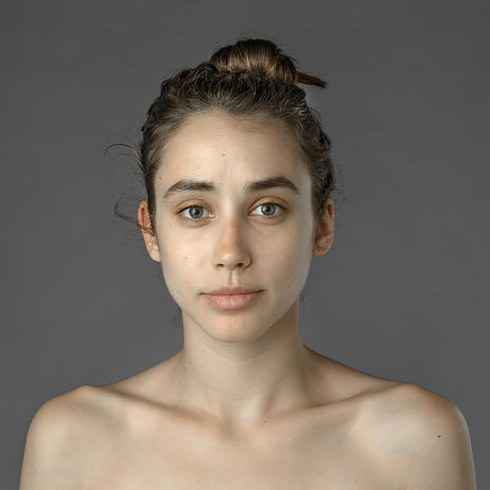
#> input picture face.jpg, 490 x 490 px
$ python basicgeometrictranrotation.py
#> lines starting #> are read from the running program, lines starting #| are printed output that depends on the picture
import cv2
img = cv2.imread("face.jpg")
#> img is the input picture: shape (490, 490, 3); mean B, G, R 98, 107.3, 116.2
cv2.imshow("ORIGINAL",img)
rows,cols,ch = img.shape
#> rows = 490; cols = 490; ch = 3
matrix = cv2.getRotationMatrix2D((cols/2,rows/2),90,1)
rot_img = cv2.warpAffine(img,matrix,(cols,rows))
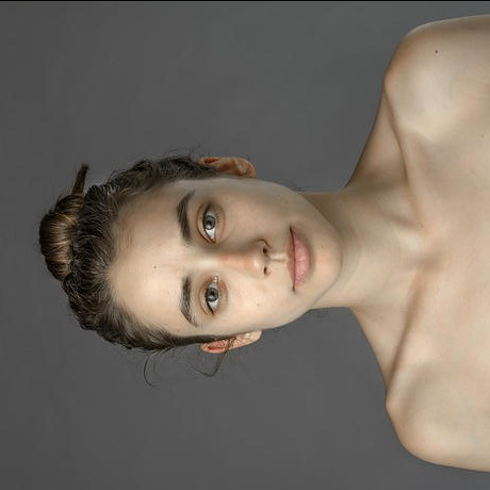
#> rot_img: shape (490, 490, 3); mean B, G, R 97.9, 107.2, 116.1
cv2.imshow("rot",rot_img)
cv2.waitKey(0)
cv2.destroyAllWindows()
